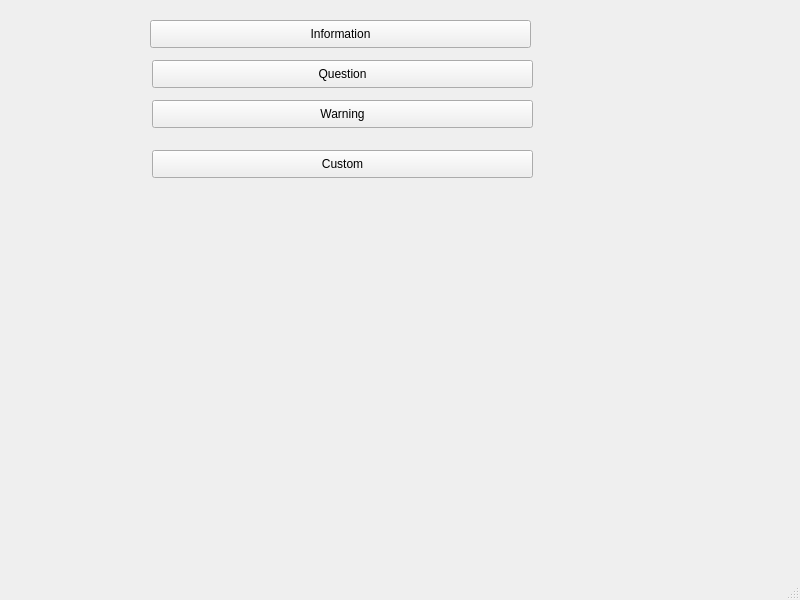
<?xml version="1.0" encoding="UTF-8"?>
<ui version="4.0">
 <class>MainWindow</class>
 <widget class="QMainWindow" name="MainWindow">
  <property name="geometry">
   <rect>
    <x>0</x>
    <y>0</y>
    <width>800</width>
    <height>600</height>
   </rect>
  </property>
  <property name="windowTitle">
   <string>MainWindow</string>
  </property>
  <widget class="QWidget" name="centralwidget">
   <widget class="QPushButton" name="pushButton">
    <property name="geometry">
     <rect>
      <x>150</x>
      <y>20</y>
      <width>381</width>
      <height>28</height>
     </rect>
    </property>
    <property name="text">
     <string>Information</string>
    </property>
   </widget>
   <widget class="QPushButton" name="pushButton_2">
    <property name="geometry">
     <rect>
      <x>152</x>
      <y>60</y>
      <width>381</width>
      <height>28</height>
     </rect>
    </property>
    <property name="text">
     <string>Question</string>
    </property>
   </widget>
   <widget class="QPushButton" name="pushButton_3">
    <property name="geometry">
     <rect>
      <x>152</x>
      <y>100</y>
      <width>381</width>
      <height>28</height>
     </rect>
    </property>
    <property name="text">
     <string>Warning</string>
    </property>
   </widget>
   <widget class="QPushButton" name="pushButton_4">
    <property name="geometry">
     <rect>
      <x>152</x>
      <y>150</y>
      <width>381</width>
      <height>28</height>
     </rect>
    </property>
    <property name="text">
     <string>Custom</string>
    </property>
   </widget>
  </widget>
  <widget class="QMenuBar" name="menubar">
   <property name="geometry">
    <rect>
     <x>0</x>
     <y>0</y>
     <width>800</width>
     <height>26</height>
    </rect>
   </property>
  </widget>
  <widget class="QStatusBar" name="statusbar"/>
 </widget>
 <resources/>
 <connections/>
</ui>
